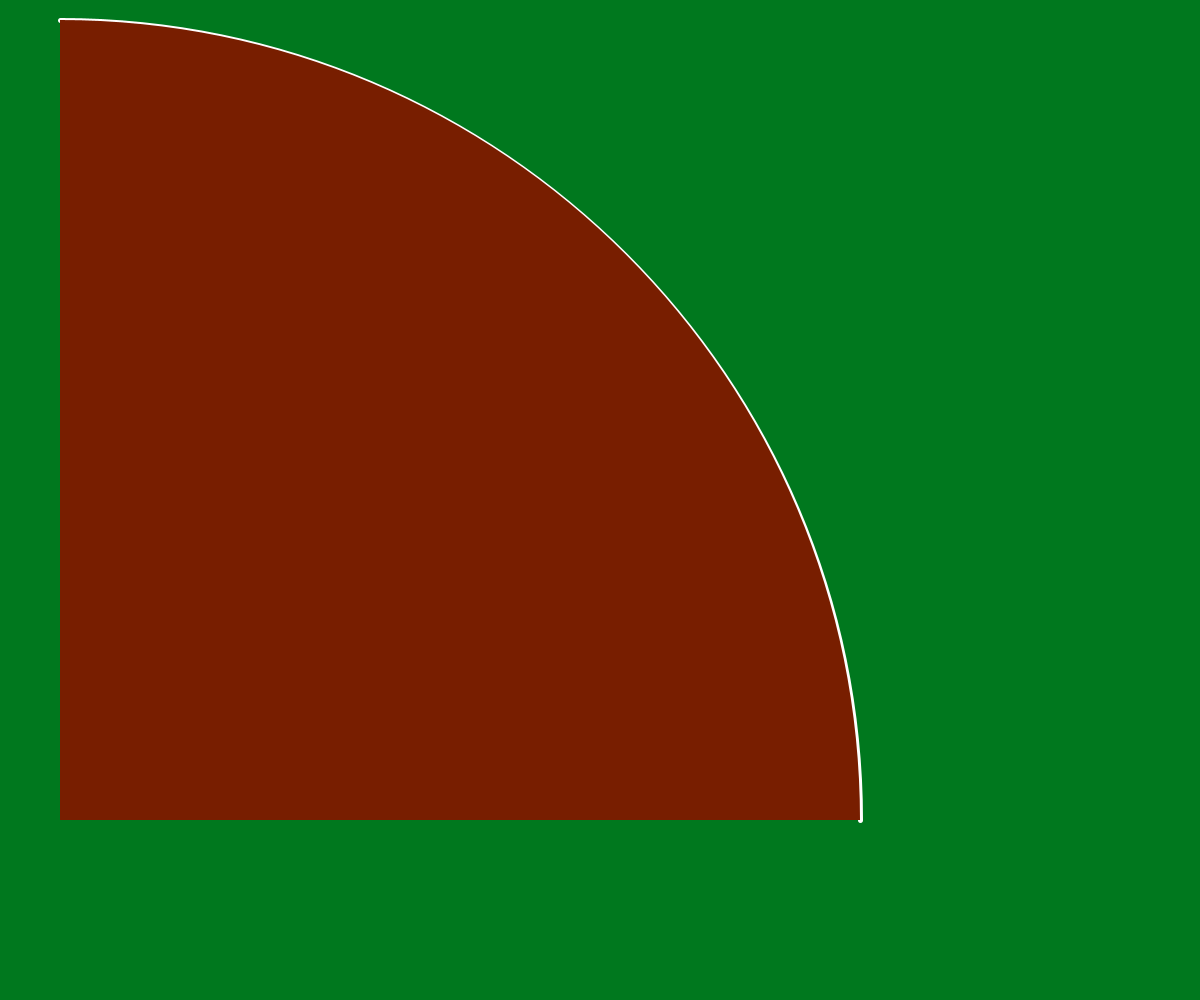
Frame 1 (no input)
Frame 60 (the mouse pressed at the canvas centre just before this capture): identical to frame 1, image omitted
Frame 120 (the mouse held since frame 60 and released just before this capture): identical to frame 1, image omitted

The Processing sketch that drew this single still picture (run headless with seeded random() and noise(); from frame 60 on, the mouse is pressed at the canvas centre):

// Processing sketch: bezier_t
// ── bezier_t.pde




void setup(){
  size(1200,1000);
  background(0,120,30);
  noFill();
  stroke(255);
  strokeWeight(5);
  
  translate(0,20);
  translate(60,0);
  bezier(0,0,  800*0.55,0,   800, 800*0.45,   800, 800);
  
  noStroke();
  fill(120,30,0);
  //ellipse(0, 800,  1600, 1600);
  
  arc(0,800, 1600.0, 1600.0, 1.5*PI, TWO_PI);
  
}


void draw()
{
  //background(0);
  //bezier(0,0,  mouseX, mouseY, mouseX, mouseY,  800, 800);
   
}
